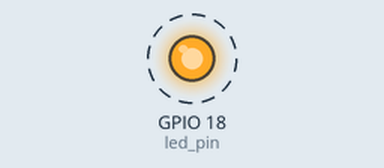
Recording of a program running on a simulated Raspberry Pi (BCM pin numbers). On the bench: output pins drawn as LEDs (lit = HIGH). Dashed ring = blinking. What the program prints to the terminal is not drawn.

Above: at 0.2 s.
Timing chart, 0 to 3.0 s (numbered marks = the images above):
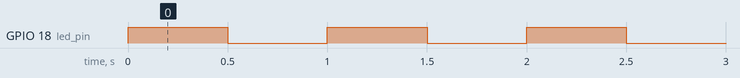

Measured:
- by itself, GPIO 18 (led_pin): alternates HIGH for 0.50 s and LOW for 0.50 s

The program:

blink.py
```python
import RPi.GPIO as GPIO
import time

#configure the pi to use the BCM (Broadcom) pin names
GPIO.setmode(GPIO.BCM)

led_pin = 18
GPIO.setup(led_pin, GPIO.OUT)

try:
    while True:
        print("TRUE")
        GPIO.output(led_pin, True) # LED on
        time.sleep(0.5)
        GPIO.output(led_pin, False) # LED off
        time.sleep(0.5)
finally:
    print("Cleaning up")
    GPIO.cleanup()
```
